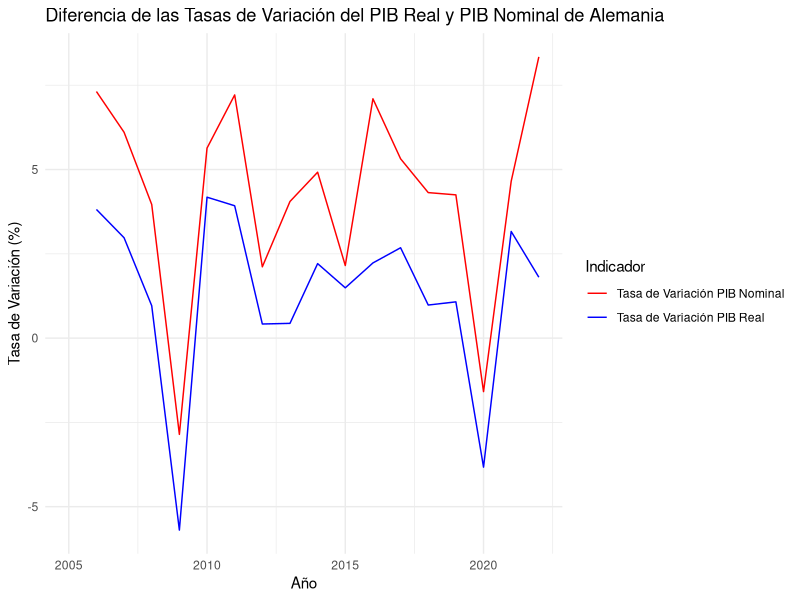
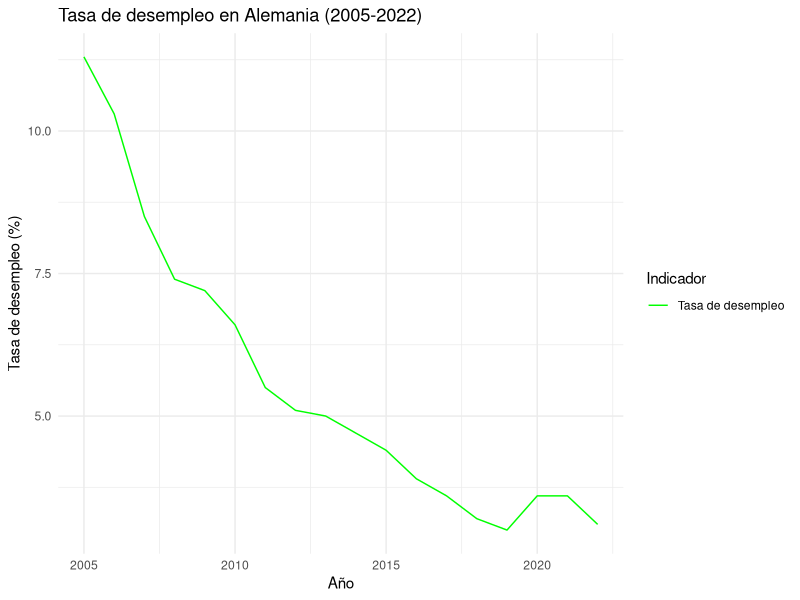
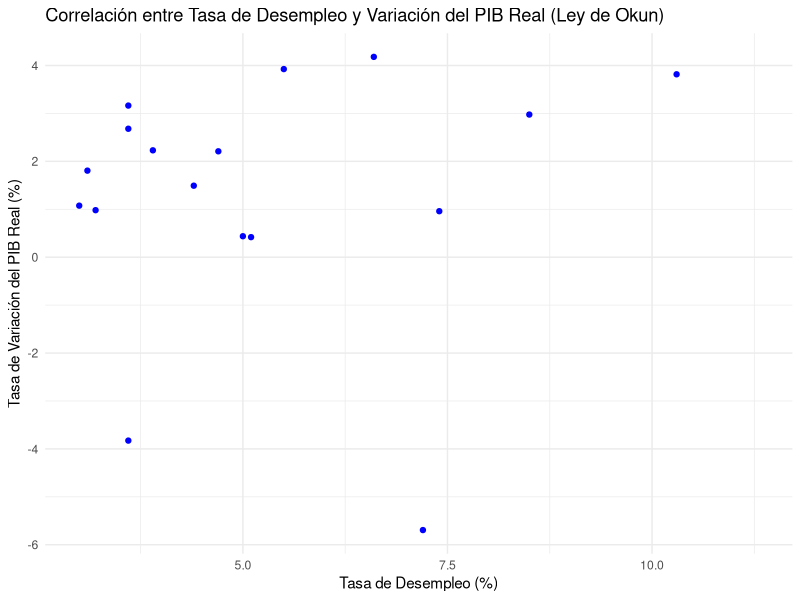
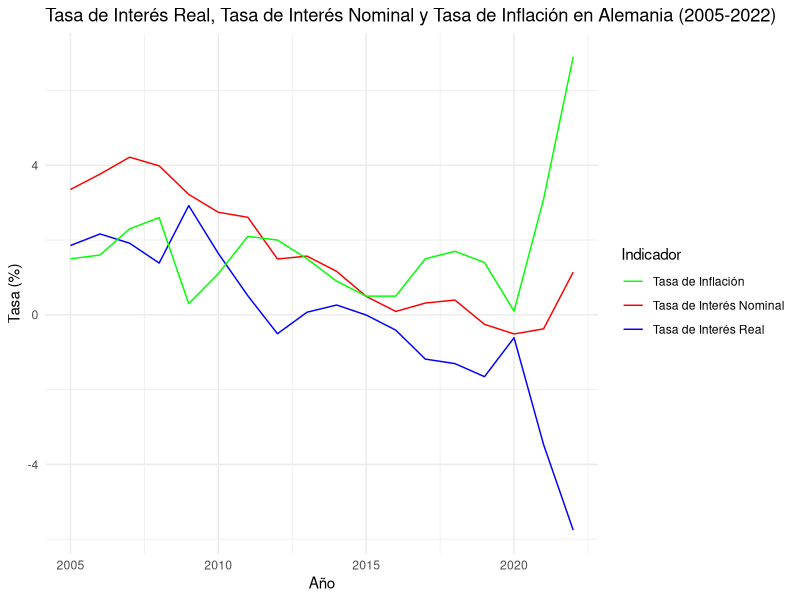
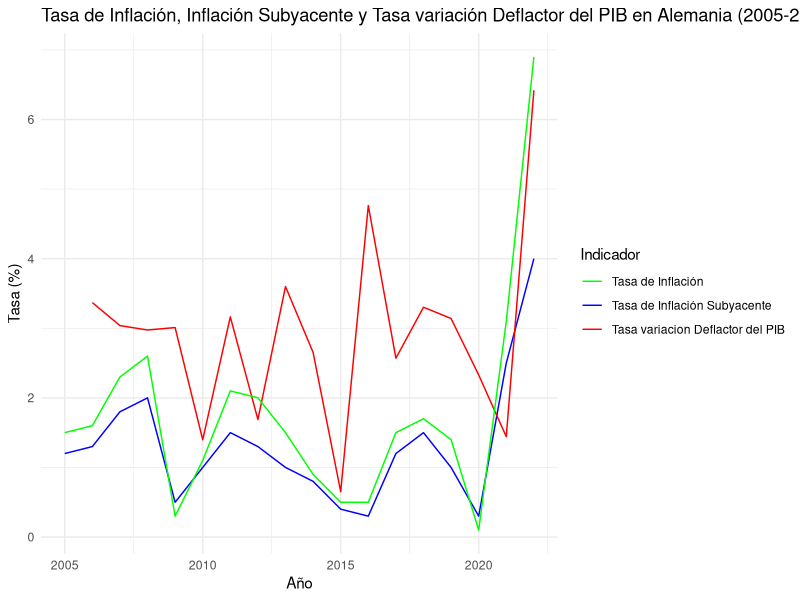

These charts were generated, in order, by the following R code:
## ---- chunk 1

## ---- chunk 2
# Cargar todas las librerías necesarias
library(readr)
library(dplyr)
library(knitr)
library(tidyverse)
library(ggplot2)
## ---- chunk 3
# Crear un dataframe con los datos proporcionados del PIB real de Alemania
data_pibreal <- data.frame(
  Año = c(2005, 2006, 2007, 2008, 2009, 2010, 2011, 2012, 2013, 2014, 2015, 2016, 2017, 2018, 2019, 2020, 2021, 2022),
  PIB_Real_Millones = c(
    3373000.7, 3501729.3, 3605956.7, 3640569.6, 3433281.5, 3576788.6, 3717184.5,
    3732740.8, 3749074.9, 3831912.4, 3889081.9, 3975808.4, 4082369.3, 4122426.8,
    4166762.3, 4007310.0, 4134094.1, 4208764.4
  )
)

# Mostrar el dataframe del PIB real de Alemania
print(data_pibreal)

# Calcular la tasa de variación del PIB real en porcentaje
tasa_variacion <- (data_pibreal$PIB_Real_Millones - lag(data_pibreal$PIB_Real_Millones)) / lag(data_pibreal$PIB_Real_Millones) * 100

# Crear un nuevo dataframe con la tasa de variación
data_tasa_variacion <- data.frame(
  Año = data_pibreal$Año,
  Tasa_Variacion_PIB_Real = tasa_variacion
)

# Mostrar el nuevo dataframe con la tasa de variación
print(data_tasa_variacion)
## ---- chunk 4
# Crear un dataframe con los datos proporcionados del PIB nominal de Alemania
data_pibnominal <- data.frame(
  Año = c(2005, 2006, 2007, 2008, 2009, 2010, 2011, 2012, 2013, 2014, 2015, 2016, 2017, 2018, 2019, 2020, 2021, 2022),
  PIB_Nominal_Millones = c(
    2622039.8, 2813824.9, 2985617.3, 3103958.2, 3015332.3, 3185267.9, 3415020.0,
    3487234.4, 3628559.3, 3807114.5, 3889081.9, 4165169.9, 4386729.2, 4576056.5,
    4770495.5, 4694786.2, 4913166.1, 5323008.1
  )
)

# Mostrar el dataframe del PIB nominal de Alemania
print(data_pibnominal)

# Calcular la tasa de variación del PIB nominal de Alemania
data_pibnominal$Tasa_Variacion <- c(NA, diff(data_pibnominal$PIB_Nominal_Millones) / data_pibnominal$PIB_Nominal_Millones[-length(data_pibnominal$PIB_Nominal_Millones)] * 100)

# Mostrar el dataframe del PIB nominal de Alemania con la tasa de variación
print(data_pibnominal)
## ---- chunk 5
# Cargar la biblioteca ggplot2 para crear gráficos
library(ggplot2)

# Combina los dataframes de la tasa de variación del PIB real y del PIB nominal por el año
combined_data <- merge(data_tasa_variacion, data_pibnominal, by = "Año")

# Crea un gráfico de líneas agrupado con la diferencia de las tasas de variación en diferentes colores
ggplot(combined_data, aes(x = Año)) +
  geom_line(aes(y = Tasa_Variacion_PIB_Real, color = "Tasa de Variación PIB Real")) +
  geom_line(aes(y = Tasa_Variacion, color = "Tasa de Variación PIB Nominal")) +
  labs(
    title = "Diferencia de las Tasas de Variación del PIB Real y PIB Nominal de Alemania",
    x = "Año",
    y = "Tasa de Variación (%)",
    color = "Indicador"
  ) +
  scale_color_manual(values = c("Tasa de Variación PIB Real" = "blue", "Tasa de Variación PIB Nominal" = "red")) +
  theme_minimal()
## ---- chunk 6
# Cargar la librería necesaria
library(dplyr)
# Crear un dataframe con los datos
data_desempleados <- data.frame(
  Time = c(2005, 2006, 2007, 2008, 2009, 2010, 2011, 2012, 2013, 2014, 2015, 2016, 2017, 2018, 2019, 2020, 2021, 2022),
  Country = "Germany",
  Unit = "Percentage",
  UnemploymentRate = c(11.3, 10.3, 8.5, 7.4, 7.2, 6.6, 5.5, 5.1, 5.0, 4.7, 4.4, 3.9, 3.6, 3.2, 3.0, 3.6, 3.6, 3.1)
)
# Imprimir el dataframe
print(data_desempleados)
# Cargar la librería ggplot2
library(ggplot2)
# Crear un gráfico de líneas
ggplot(data_desempleados, aes(x = Time, y = UnemploymentRate)) +
  geom_line(aes(color = "Tasa de desempleo")) +
  labs(
    title = "Tasa de desempleo en Alemania (2005-2022)",
    x = "Año",
    y = "Tasa de desempleo (%)",
    color = "Indicador"
  ) +
  scale_color_manual(values = c("Tasa de desempleo" = "green")) +
  theme_minimal()
## ---- chunk 7
# Calcular la correlación entre las tasas de desempleo y variación del PIB real de forma numérica
correlation <- as.numeric(cor(data_desempleados$UnemploymentRate, data_tasa_variacion$Tasa_Variacion_PIB_Real))

# Imprimir la correlación de forma numérica
print(correlation)

# Crear un gráfico de dispersión
ggplot(data = data.frame(UnemploymentRate = data_desempleados$UnemploymentRate, Tasa_Variacion_PIB_Real = data_tasa_variacion$Tasa_Variacion_PIB_Real)) +
  geom_point(aes(x = UnemploymentRate, y = Tasa_Variacion_PIB_Real), color = "blue") +
  labs(
    title = "Correlación entre Tasa de Desempleo y Variación del PIB Real (Ley de Okun)",
    x = "Tasa de Desempleo (%)",
    y = "Tasa de Variación del PIB Real (%)"
  ) +
  annotate("text", x = max(data_desempleados$UnemploymentRate), y = min(data_tasa_variacion$Tasa_Variacion_PIB_Real), 
           label = paste("Correlación:", round(correlation, 2)), hjust = 1, vjust = -1) +
  theme_minimal()
## ---- chunk 8
# Instalar librerías necesarias
library(dplyr)
library(ggplot2)

# Crear un dataframe con los datos del tipo de interés nominal de Alemania
tasa_de_interes <- data.frame(
  Time = c(2005, 2006, 2007, 2008, 2009, 2010, 2011, 2012, 2013, 2014, 2015, 2016, 2017, 2018, 2019, 2020, 2021, 2022),
  Country = "Germany",
  Type = "Information on item",
  TasadeInteres = c(3.354, 3.764, 4.217, 3.985, 3.222, 2.744, 2.609, 1.495, 1.571, 1.163, 0.495, 0.091, 0.316, 0.396, -0.254, -0.511, -0.374, 1.143)
)

# Imprimir el dataframe de la tasa de interés nominal de Alemania
print(tasa_de_interes)

# Crear un dataframe con los datos de la tasa de inflación de Alemania
tasa_de_inflacion <- data.frame(
  Time = c(2005, 2006, 2007, 2008, 2009, 2010, 2011, 2012, 2013, 2014, 2015, 2016, 2017, 2018, 2019, 2020, 2021, 2022),
  Country = rep("Germany", 18),
  Type = rep("Information on item", 18),
  TasadeInflacion = c(1.5, 1.6, 2.3, 2.6, 0.3, 1.1, 2.1, 2.0, 1.5, 0.9, 0.5, 0.5, 1.5, 1.7, 1.4, 0.1, 3.1, 6.9)
)

# Imprimir el dataframe de la tasa de inflación de Alemania
print(tasa_de_inflacion)

# Calcular el tipo de interés real para Alemania
tasa_de_interes_real <- tasa_de_interes %>%
  left_join(tasa_de_inflacion, by = c("Time", "Country", "Type")) %>%
  mutate(InteresReal = (TasadeInteres - TasadeInflacion))

# Imprimir el resultado
print(tasa_de_interes_real)

# Crear un gráfico de líneas representando la tasa de interés real, la tasa de interés nominal y la tasa de inflación
ggplot(tasa_de_interes_real, aes(x = Time)) +
  geom_line(aes(y = InteresReal, color = "Tasa de Interés Real")) +
  geom_line(aes(y = TasadeInteres, color = "Tasa de Interés Nominal")) +
  geom_line(aes(y = TasadeInflacion, color = "Tasa de Inflación")) +
  labs(
    title = "Tasa de Interés Real, Tasa de Interés Nominal y Tasa de Inflación en Alemania (2005-2022)",
    x = "Año",
    y = "Tasa (%)",
    color = "Indicador"
  ) +
  scale_color_manual(values = c("Tasa de Interés Real" = "blue", "Tasa de Interés Nominal" = "red", "Tasa de Inflación" = "green")) +
  theme_minimal()

# Crear un dataframe con los datos proporcionados de la tasa de inflación subyacente
data_inflacion_subyacente <- data.frame(
  Año = c(2005, 2006, 2007, 2008, 2009, 2010, 2011, 2012, 2013, 2014, 2015, 2016, 2017, 2018, 2019, 2020, 2021, 2022),
  Tasa_Inflacion_Subyacente = c(1.2, 1.3, 1.8, 2.0, 0.5, 1.0, 1.5, 1.3, 1.0, 0.8, 0.4, 0.3, 1.2, 1.5, 1.0, 0.3, 2.5, 4.0)
)

# Imprimir los dataframes de inflación e inflación subyacente
print(data_inflacion_subyacente)

# Calcular el deflactor del PIB usando los datos del PIB real y nominal proporcionados
data_deflactor_pib <- data.frame(
  Año = data_pibreal$Año,
  Deflactor_PIB = (data_pibnominal$PIB_Nominal_Millones / data_pibreal$PIB_Real_Millones)
)

# Imprimir el dataframe del deflactor del PIB
print(data_deflactor_pib)

# Crear un dataframe con los datos de la tasa de variación del deflactor del PIB
tasa_variacion_deflactor_pib <- data.frame(
  Año = data_deflactor_pib$Año,
  Tasa_Variacion_Deflactor_PIB = c(NA, diff(data_deflactor_pib$Deflactor_PIB) / data_deflactor_pib$Deflactor_PIB[-length(data_deflactor_pib$Deflactor_PIB)] * 100)
)

# Imprimir el dataframe de la tasa de variación del deflactor del PIB
print(tasa_variacion_deflactor_pib)


# Cargar la librería ggplot2
library(ggplot2)

# Crear un dataframe combinando las tres fuentes de datos
combined_data <- merge(data_inflacion_subyacente, tasa_variacion_deflactor_pib, by = "Año")
combined_data <- merge(combined_data, tasa_de_inflacion, by.x = "Año", by.y = "Time")

# Crear el gráfico de líneas
ggplot(combined_data, aes(x = Año)) +
  geom_line(aes(y = Tasa_Inflacion_Subyacente, color = "Tasa de Inflación Subyacente")) +
  geom_line(aes(y = Tasa_Variacion_Deflactor_PIB, color = "Tasa variacion Deflactor del PIB")) +
  geom_line(aes(y = TasadeInflacion, color = "Tasa de Inflación")) +
  labs(
    title = "Tasa de Inflación, Inflación Subyacente y Tasa variación Deflactor del PIB en Alemania (2005-2022)",
    x = "Año",
    y = "Tasa (%)",
    color = "Indicador"
  ) +
  scale_color_manual(values = c("Tasa de Inflación Subyacente" = "blue", "Tasa variacion Deflactor del PIB" = "red", "Tasa de Inflación" = "green")) +
  theme_minimal()
